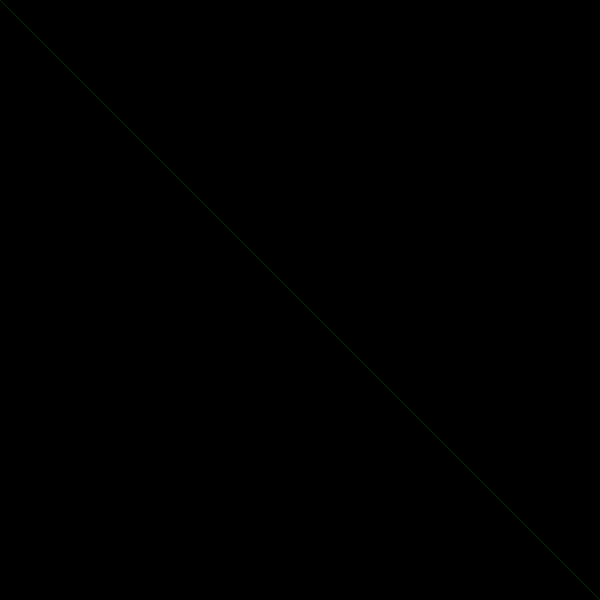
Frame 1 (no input)
Frame 60 (the mouse pressed at the canvas centre just before this capture): identical to frame 1, image omitted
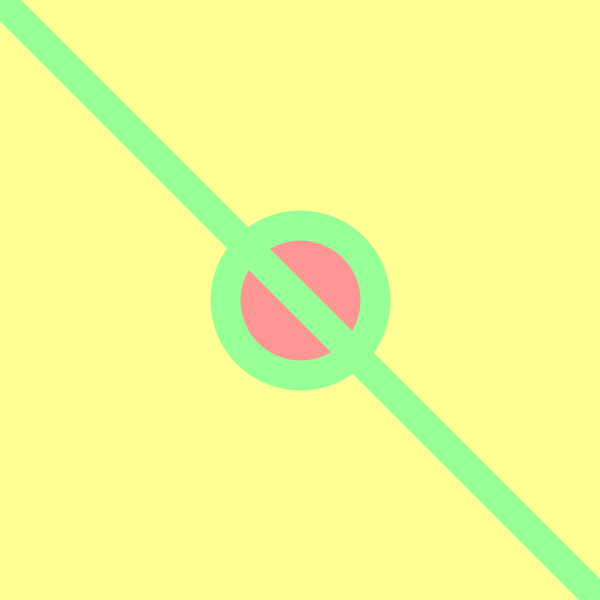
Frame 120 (the mouse held since frame 60 and released just before this capture)

The Processing sketch that drew these frames (run headless with seeded random() and noise(); from frame 60 on, the mouse is pressed at the canvas centre):

// Processing sketch: dynamicvariables
// ── dynamicvariables.pde
void setup() { // creates a window
  size(600, 600);
}

void draw() { 
  background(mouseX,mouseY,mouseX/2);
  fill(255,mouseX/2,mouseY/2); // This red circle will change dynamically
  ellipse(mouseX,mouseY, mouseY/2, mouseX/2);
  // line(x1,y1,x2,y2) : This functions creates a line
  stroke(mouseX/2,255,mouseY/2);
  strokeWeight(mouseY/10);
  line(0,0,width,height); 
}
